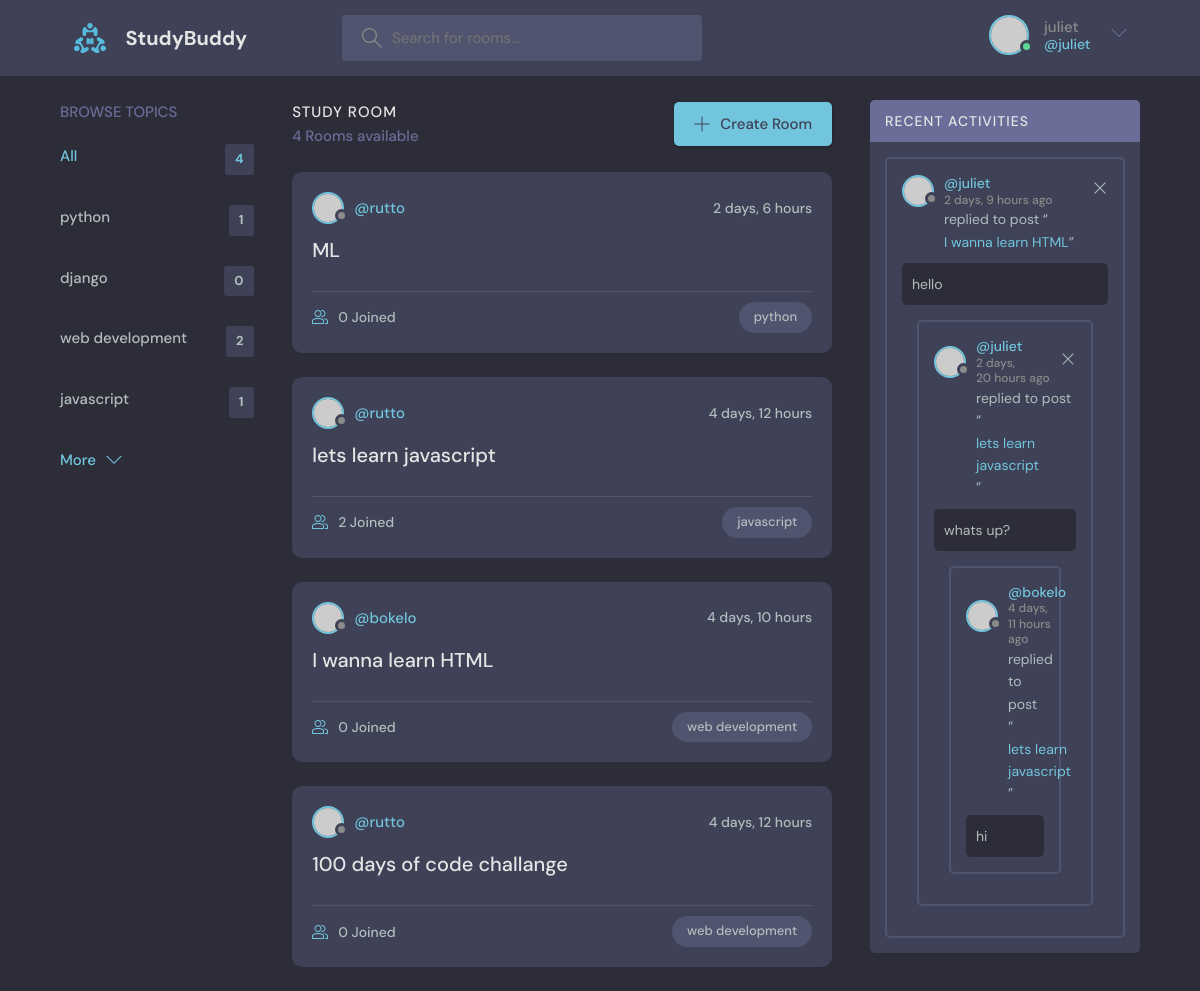
The page / (signed in) on the database its author committed.
### base/models.py (models this page shows, shortened)
class Topic(models.Model):
    name = models.CharField(max_length=200)

class Room(models.Model):
    name = models.CharField(max_length=200)
    description = models.TextField(null=True, blank=True)
    updated = models.DateTimeField(auto_now=True)
    created = models.DateTimeField(auto_now_add=True)
    host = models.ForeignKey(User, on_delete=models.SET_NULL, null=True)
    participants = models.ManyToManyField(User , related_name='participants', blank=True)
    topic = models.ForeignKey('Topic', on_delete=models.SET_NULL, null=True)
    class Meta:
        ordering = ['-updated', '-created']
    def __str__(self):
        return self.name

class Message(models.Model):
    room = models.ForeignKey(Room, on_delete=models.CASCADE)
    body = models.TextField()
    updated = models.DateTimeField(auto_now=True)
    created = models.DateTimeField(auto_now_add=True)
    user = models.ForeignKey(User, on_delete=models.CASCADE)
    class Meta:
        ordering = ['-updated', '-created']

### base/views.py (the view)
# urls.py: path('', views.home, name='home'),
def home(request):
    q = request.GET.get('q') if request.GET.get('q') != None else ''
    rooms = Room.objects.filter(
            Q(topic__name__icontains=q) |
            Q(name__icontains=q) |
            Q(description__icontains=q)
            )
    topics = Topic.objects.all()
    room_count = rooms.count()
    room_messages = Message.objects.filter(
            Q(room__topic__name__icontains=q))
    context = {'rooms': rooms , 'topics': topics , 'room_count':room_count , 'room_messages': room_messages}
    return render(request, 'base/home.html' , context)

### base/templates/base/home.html (shortened to what this page needs)
{% extends 'main.html'   %}
{% block content   %}
    <main class="layout layout--3">
      <div class="container">
         {% include 'base/topic_component.html'  %}
        <div class="roomList">
          <div class="roomList__header">
            <div>
              <h2>Study Room</h2>
              <p>{{room_count}} Rooms available</p>
            </div>
            <a class="btn btn--main" href="create-room.html">
              <svg version="1.1" xmlns="http://www.w3.org/2000/svg" width="32" height="32" viewBox="0 0 32 32">
                <title>add</title>
                <path
                  d="M16.943 0.943h-1.885v14.115h-14.115v1.885h14.115v14.115h1.885v-14.115h14.115v-1.885h-14.115v-14.115z"
                ></path>
              </svg>
              Create Room
            </a>
          </div>
        {% include 'base/feed_component.html' %}
        </div>
         {% include 'base/activity_component.html' %}
      </div>
    </main>
{% endblock content  %}

### templates/navbar.html (shortened to what this page needs)
{% load static  %}
<header class="header header--loggedIn">
    <div class="container">
      <a href="{% url 'home' %}" class="header__logo">
        <img src="{% static 'images/logo.svg'  %}" />
        <h1>StudyBuddy</h1>
      </a>
      <form class="header__search" method="GET" action="{% url 'home'  %}">
        <label>
          <input  name="q"  placeholder="Search for rooms..." />
        </label>
      </form>
      <nav class="header__menu">
        {% if request.user.is_authenticated %}
        <div class="header__user">
          <a href="profile.html">
            <div class="avatar avatar--medium active">
              <img src="https://randomuser.me/api/portraits/men/37.jpg" />
            </div>
            <p>{{request.user.username}}<span>@{{request.user.username}}</span></p>
          </a>
          <button class="dropdown-button">
            <svg version="1.1" xmlns="http://www.w3.org/2000/svg" width="32" height="32" viewBox="0 0 32 32">
              <title>chevron-down</title>
              <path d="M16 21l-13-13h-3l16 16 16-16h-3l-13 13z"></path>
            </svg>
          </button>
        </div>
        {% else  %}
        <a href="{% url 'login'  %}">
          <img src="{%  static 'images/avatar.svg' %}" />
          <p>Login</p>
        </a>
        {% endif %}
      </nav>
    </div>
  </header>

### base/templates/base/topic_component.html
<div class="topics">
    <div class="topics__header">
      <h2>Browse Topics</h2>
    </div>
    <ul class="topics__list">
      <li>
        <a href="{% url 'home'  %}" class="active">All <span>{{topics.count}}</span></a>
      </li>
      {% for topic in topics  %}
      <li>
        <a href="{% url 'home' %}?q={{topic.name}}">{{topic.name}} <span>{{topic.room_set.all.count}}</span></a>
      </li>
      {% endfor %}
    </ul>
    <a class="btn btn--link" href="topics.html">
      More
      <svg version="1.1" xmlns="http://www.w3.org/2000/svg" width="32" height="32" viewBox="0 0 32 32">
        <title>chevron-down</title>
        <path d="M16 21l-13-13h-3l16 16 16-16h-3l-13 13z"></path>
      </svg>
    </a>
  </div>

### base/templates/base/feed_component.html (shortened to what this page needs)
{% for room in rooms %}
<div class="roomListRoom">
    <div class="roomListRoom__header">
      <a href="{% url 'user-profile' room.host.id  %}" class="roomListRoom__author">
        <div class="avatar avatar--small">
          <img src="https://randomuser.me/api/portraits/women/11.jpg" />
        </div>
        <span>@{{room.host.username}}</span>
      </a>
      <div class="roomListRoom__actions">
        <span>{{room.created|timesince}}</span>
      </div>
    </div>
    <div class="roomListRoom__content">
      <a href="{% url 'room' room.id  %}">{{room.name}}</a>
    </div>
    <div class="roomListRoom__meta">
      <a href="{% url 'room' room.id  %}" class="roomListRoom__joined">
        {{room.participants.all.count}} Joined
      </a>
      <p class="roomListRoom__topic">{{room.topic.name}}</p>
    </div>
  </div>
{% endfor %}

### base/templates/base/activity_component.html
<div class="activities">
    <div class="activities__header">
      <h2>Recent Activities</h2>
    </div>
    {% for message in room_messages  %}
    <div class="activities__box">
      <div class="activities__boxHeader roomListRoom__header">
        <a href="{% url 'user-profile' message.user.id  %}" class="roomListRoom__author">
          <div class="avatar avatar--small">
            <img src="https://randomuser.me/api/portraits/women/11.jpg" />
          </div>
          <p>
            @{{message.user}}
            <span>{{message.created|timesince}} ago</span>
          </p>
        </a>
        {% if request.user == message.user %}
        <div class="roomListRoom__actions">
          <a href="{% url 'delete-message' message.id %}" >
            <svg version="1.1" xmlns="http://www.w3.org/2000/svg" width="32" height="32" viewBox="0 0 32 32">
              <title>remove</title>
              <path
                d="M27.314 6.019l-1.333-1.333-9.98 9.981-9.981-9.981-1.333 1.333 9.981 9.981-9.981 9.98 1.333 1.333 9.981-9.98 9.98 9.98 1.333-1.333-9.98-9.98 9.98-9.981z"
              ></path>
            </svg>
          </a>
        </div>
        {% endif %}
      </div>
      <div class="activities__boxContent">
        <p>replied to post “<a href="{% url 'room' message.room.id %}">{{message.room}}</a>”</p>
        <div class="activities__boxRoomContent">
         {{message.body}}
      </div>
    </div>
    {% endfor %}
  </div>

### rows shown on the page
Topic: name "python", room_set.all.count "1"
Topic: name "django", room_set.all.count "0"
Topic: name "web development", room_set.all.count "2"
Topic: name "javascript", room_set.all.count "1"
Room: host.username "rutto", created "2 days, 6 hours", name "ML", participants.all.count "0", topic.name "python"
Room: host.username "rutto", created "4 days, 12 hours", name "lets learn javascript", participants.all.count "2", topic.name "javascript"
Room: host.username "bokelo", created "4 days, 10 hours", name "I wanna learn HTML", participants.all.count "0", topic.name "web development"
Room: host.username "rutto", created "4 days, 12 hours", name "100 days of code challange", participants.all.count "0", topic.name "web development"
Message: user "juliet", created "2 days, 9 hours", room "I wanna learn HTML", body "hello"
Message: user "juliet", created "2 days, 20 hours", room "lets learn javascript", body "whats up?"
Message: user "bokelo", created "4 days, 11 hours", room "lets learn javascript", body "hi"

### other values the page prints
{{ request.user.username }} "juliet"
{{ topics.count }} "4"
{{ room_count }} "4"
